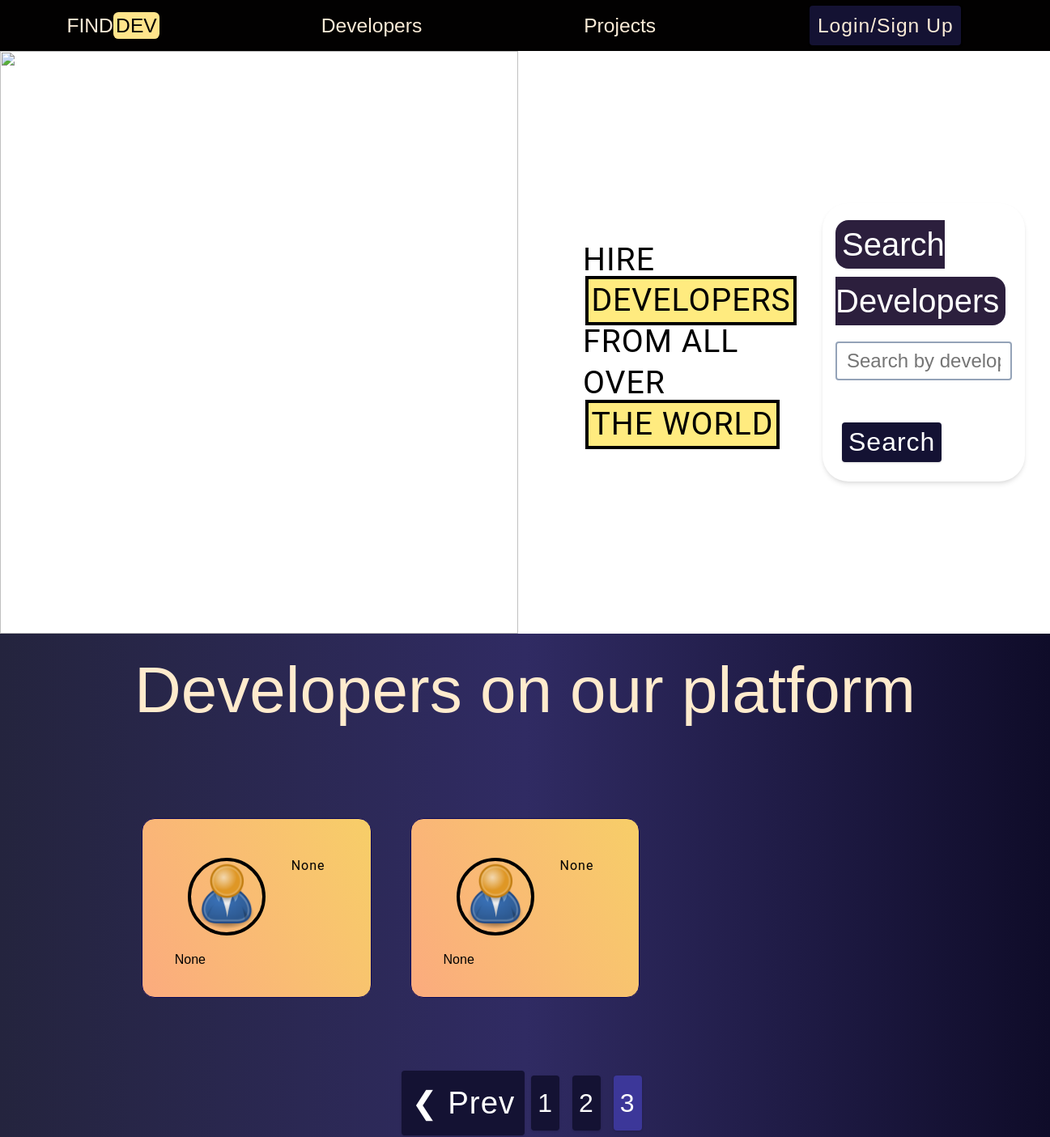
The app's page /?page=3, older data.
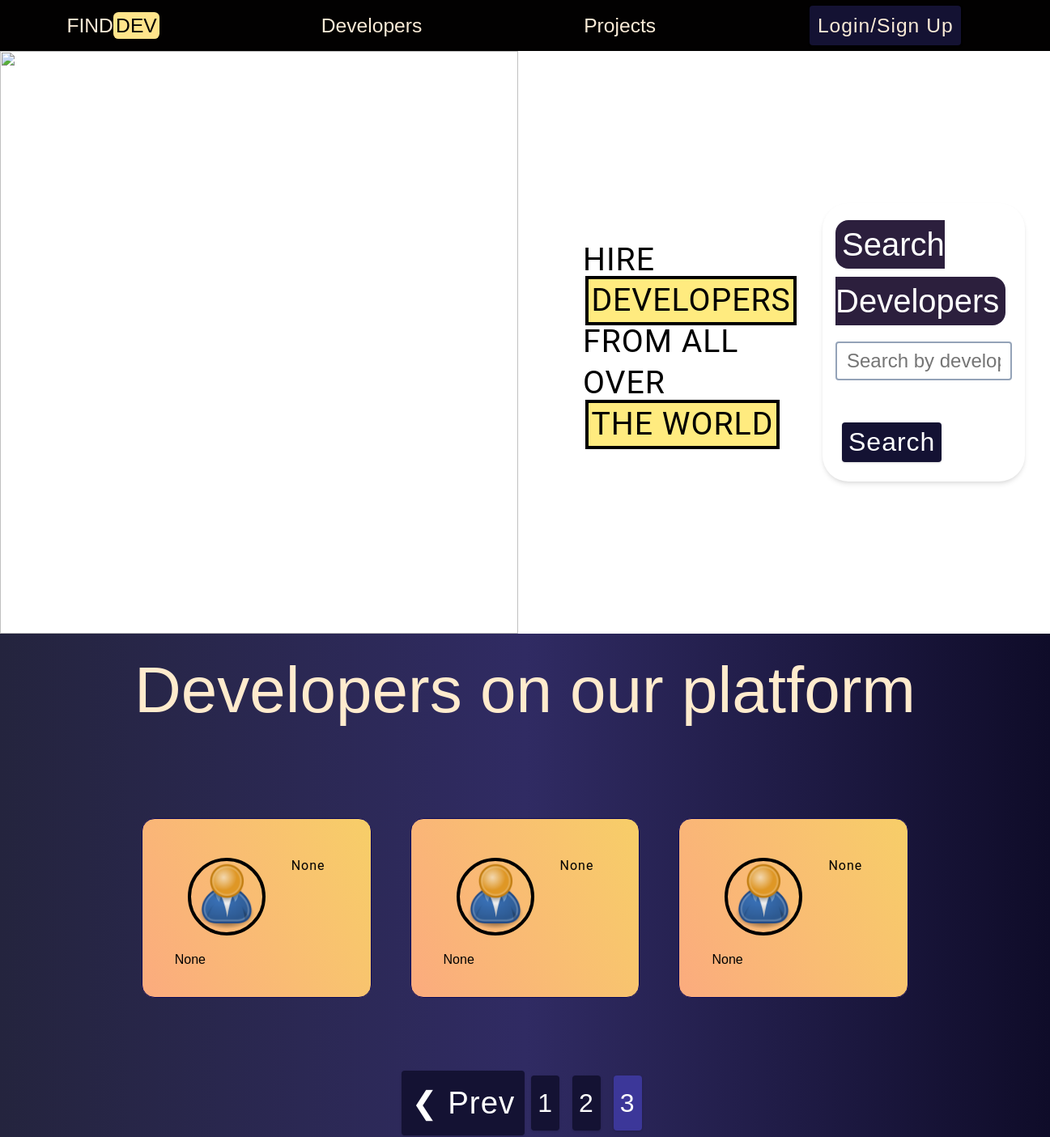
The same page, newer data.
### users/models.py (models this page shows, shortened)
class Profile(models.Model):
    user = models.OneToOneField(
        User, on_delete=models.CASCADE, null=True, blank=True)
    name = models.CharField(max_length=200, blank=True, null=True)
    email = models.EmailField(max_length=500, blank=True, null=True)
    username = models.CharField(max_length=200, blank=True, null=True)
    location = models.CharField(max_length=200, blank=True, null=True)
    short_intro = models.CharField(max_length=200, blank=True, null=True)
    bio = models.TextField(blank=True, null=True)
    profile_image = models.ImageField(
        null=True, blank=False, upload_to='profiles/', default="profiles/user-default.png")
    social_github = models.CharField(max_length=200, blank=True, null=True)
    social_twitter = models.CharField(max_length=200, blank=True, null=True)
    social_linkedin = models.CharField(max_length=200, blank=True, null=True)
    social_youtube = models.CharField(max_length=200, blank=True, null=True)
    social_website = models.CharField(max_length=200, blank=True, null=True)
    created = models.DateTimeField(auto_now_add=True)
    age=models.IntegerField(null=True,blank=True)
    highest_degree=models.CharField(max_length=100,blank=True,null=True)
    id = models.UUIDField(default=uuid.uuid4, unique=True,
                          primary_key=True, editable=False)
    class Meta:
        ordering = ['created']
    @property
    def imageURL(self):
        try:
            url = self.profile_image.url
        except:
            url = ''
        return url

### users/views.py (the view)
# urls.py: path('', views.profiles, name="profiles"),
def profiles(request):
    profiles, search_query = searchProfiles(request)
    custom_range, profiles = paginateProfiles(request, profiles, 3)
    context = {'profiles': profiles, 'search_query': search_query,
               'custom_range': custom_range}
    return render(request, 'users/profiles.html', context)

### users/utils.py (called while the page is built)
def paginateProfiles(request, profiles, results):
    page = request.GET.get('page')
    paginator = Paginator(profiles, results)
    try:
        profiles = paginator.page(page)
    except PageNotAnInteger:
        page = 1
        profiles = paginator.page(page)
    except EmptyPage:
        page = paginator.num_pages
        profiles = paginator.page(page)
    leftIndex = (int(page) - 4)
    if leftIndex < 1:
        leftIndex = 1
    rightIndex = (int(page) + 5)
    if rightIndex > paginator.num_pages:
        rightIndex = paginator.num_pages + 1
    custom_range = range(leftIndex, rightIndex)
    return custom_range, profiles

def searchProfiles(request):
    search_query = ''
    if request.GET.get('search_query'):
        search_query = request.GET.get('search_query')
    skills = Skill.objects.filter(name__icontains=search_query)
    profiles = Profile.objects.distinct().filter(
        Q(name__icontains=search_query) |
        Q(short_intro__icontains=search_query) |
        Q(skill__in=skills)
    )
    return profiles, search_query

### users/templates/users/profiles.html (shortened to what this page needs)
{% extends 'main.html' %} {% load static %} {% block content %}
<main class="home">
  <section class="hero-section">
    <div class="container">
      <div class="img-container-hero">
        <img src="{% static 'images/logo.gif' %}" alt="" />
      </div>
      <div class="hero-section__box">
        <h2>HIRE<br /><span class="dev-span">DEVELOPERS</span></h2>
        <h2>FROM ALL OVER <br /><span class="dev-span">THE WORLD</span></h2>
      </div>
      <div class="hero-section__search">
        <form id="searchForm" class="form-n form-n-mobile" action="{% url 'profiles' %}#scrollhere" method="get">
          <div class="form-row">
            <label for="formInput#search" class="hero-form-label">Search Developers
            </label>
            <input class="form-input input--text" id="formInput#search" type="text" name="search_query"
              value="{{search_query}}" placeholder="Search by developer name" />
          </div>
          <input class="btn--lg" type="submit" value="Search" />
        </form>
      </div>
    </div>
  </section>
  <section class="devlist" id="scrollhere">
    <p class="devlist-heading">Developers on our platform</p>
    <div class="profiles-container">
      <div class="profiles-main-container">
        {% for profile in profiles %}
        <div class="card">
          <div class="card__dev">
            <a href="{% url 'user-profile' profile.id %}" class="card__body">
              <div class="dev__profile">
                <img class="avatar avatar--md" src="{{ profile.imageURL }}" alt="image" />
                <div class="dev__meta">
                  <h5>{{profile.short_intro|slice:"60"}}</h5>
                </div>
              </div>
              <p class="dev__info">{{profile.bio|slice:"150"}}</p>
            </a>
          </div>
        </div>
        {% endfor %}
      </div>
    </div>
  </section>
  {% include 'pagination.html' with queryset=profiles custom_range=custom_range%}
</main>
{% endblock content %}

### templates/main.html (shortened to what this page needs)
<!DOCTYPE html>
{% load static %}
<html>
  <head>
    <link
      rel="stylesheet"
      href="https://cdn.iconmonstr.com/1.3.0/css/iconmonstr-iconic-font.min.css"
    />
    <link rel="stylesheet" href="{% static 'styles/main.css' %}" />
  </head>
  <body>
    {% include 'navbar.html' %}  {% block content %} {% endblock content %}
  </body>
</html>

### templates/navbar.html (shortened to what this page needs)
<header id="header">
  <nav id="header__main-nav">
    <ul class="header__main-nav--links">
      <li class="header__menu__item logo">
        <a href="{% url 'profiles' %}">FIND<span class="logo__span">DEV</span> </a>
      </li>
      <li class="header__menu__item">
        <a href="{% url 'profiles' %}">Developers</a>
      </li>
      <li class="header__menu__item">
        <a href="{% url 'projects' %}">Projects</a>
      </li>
      {% if request.user.is_authenticated %}
      <li class="header__menu__item">
        <a href="{% url 'inbox' %}">Inbox</a>
      </li>
      <li class="header__menu__item">
        <a href="{% url 'account' %}">Account</a>
      </li>
      <li class="header__menu__item">
        <a href="{% url 'logout' %}" class="btn btn--sub">Logout</a>
      </li>
      {% else %}
      <li class="header__menu__item">
        <a href="{% url 'login' %}" class="btn btn--sub">Login/Sign Up</a>
      </li>
      {% endif %}
    </ul>
  </nav>
</header>

### templates/pagination.html (shortened to what this page needs)
{% if queryset.has_other_pages %}
<div class="pagination">
    <ul class="container">
        {% if queryset.has_previous %}
        <li><a href="?page={{queryset.previous_page_number}}#scrollhere" class="btn"
                data-page="{{queryset.previous_page_number}}">&#10094; Prev</a></li>
        {% endif %}
        {% for page in custom_range %}
        {% if page == queryset.number%}
        <li><a href="?page={{page}}#scrollhere" class="btn btn--lg btn-active" data-page="{{page}}">{{page}}</a></li>
        {% else %}
        <li><a href="?page={{page}}#scrollhere" class="btn btn--lg " data-page="{{page}}">{{page}}</a></li>
        {% endif %}
        {% endfor %}
    </ul>
</div>
{% endif %}

### static/styles/main.css (style rules this page uses)
html { font-size: 100%; }
:root { --primary-100: #e2e0ff; --primary-200: #c1beff; --primary-300: #a29dff; --primary-400: #837dff; --primary-500: #645cff; --grey-50: #f8fafc; --grey-100: #f1f5f9; --grey-200: #e2e8f0; --grey-300: #cbd5e1; --grey-400: #94a3b8; --black: #222; --white: #fff; --red-light: #f8d7da; --red-dark: #842029; --green-light: #d1e7dd; --green-dark: #0f5132; --color-success: #359e64; --color-success-bg: #def8e8; --color-error: #fc4b0b; --color-error-bg: #fff2ee; --headingFont: "Roboto", sans-serif; --bodyFont: "Nunito", sans-serif; --small-text: 0.875rem; --extra-small-text: 0.7em; --backgroundColor: var(--grey-50); --textColor: var(--grey-900); --borderRadius: 0.25rem; --letterSpacing: 1px; --transition: 0.3s ease-in-out all; --max-width: 1120px; --fixed-width: 600px; --shadow-1: 0 1px 3px 0 rgba(0, 0, 0, 0.1), 0 1px 2px 0 rgba(0, 0, 0, 0.06); --shadow-2: 0 4px 6px -1px rgba(0, 0, 0, 0.1), 0 2px 4px -1px rgba(0, 0, 0, 0.06); --shadow-3: 0 10px 15px -3px rgba(0, 0, 0, 0.1), 0 4px 6px -2px rgba(0, 0, 0, 0.05); --shadow-4: 0 20px 25px -5px rgba(0, 0, 0, 0.1), 0 10px 10px -5px rgba(0, 0, 0, 0.04); --generic-transition: all 0.3s ease-in-out; --generic-shadow: 1px 1px 5px #00000010; }
body { background: var(--backgroundColor); font-family: var(--bodyFont); font-weight: 400; line-height: 1.75; background: #0f0c29; background: -webkit-linear-gradient( to right, #24243e, #302b63, #0f0c29 ); background: linear-gradient( to right, #24243e, #302b63, #0f0c29 ); }
h1, h2, h3, h4, h5 { font-family: var(--headingFont); font-weight: 400; line-height: 1.3; text-transform: capitalize; letter-spacing: var(--letterSpacing); }
h2 { font-size: 2.45rem; }
h5 { font-size: 1rem; }
a { text-decoration: none; color: #000000; }
ul { list-style-type: none; padding: 0; }
img { width: 100%; display: block; object-fit: cover; }
.btn { cursor: pointer; color: var(--white); background: #141233; border: transparent; border-radius: var(--borderRadius); letter-spacing: var(--letterSpacing); padding: 0.375rem 0.75rem; box-shadow: var(--shadow-1); transition: var(--transition); text-transform: capitalize; display: inline-block; }
.btn--lg { font-size: 2rem; cursor: pointer; color: var(--white); background: #141233; border: transparent; border-radius: var(--borderRadius); letter-spacing: var(--letterSpacing); padding: 0.375rem 0.5rem; box-shadow: var(--shadow-1); transition: var(--transition); text-transform: capitalize; display: inline-block; margin: 0.5rem; }
.btn--sub { color: rgb(255, 244, 244); }
.btn-active { background: #3c3799; }
.form-n { width: 90%; max-width: var(--fixed-width); background: var(--white); border-radius: var(--borderRadius); box-shadow: var(--shadow-2); margin: 3rem 1rem; padding: 1.5rem; border-radius: 2rem; }
.form-n-mobile { max-width: var(--fixed-width); background: var(--white); border-radius: var(--borderRadius); box-shadow: var(--shadow-2); margin: 2rem 0.8rem; padding: 1rem; border-radius: 2rem; }
.form-input, .form-textarea { width: 100%; font-size: 1.5rem; margin-bottom: 1.5rem; padding: 0.5rem 0.75rem; border-radius: var(--borderRadius); background-color: #fbac7e00; border: 2px solid var(--grey-400); }
.form-row { margin-bottom: 1rem; }
* { scrollbar-width: thin; scrollbar-color: rgb(0, 0, 70) rgb(0, 174, 255); }

### static/styles/navbar.css (style rules this page uses)
header#header { background: #020101; height: calc(3vw + 3vh); color: white; width: 100%; }
nav#header__main-nav { height: 100%; }
ul.header__main-nav--links { width: 100%; height: 100%; display: flex; justify-content: space-around; align-items: center; }
ul.header__main-nav--links li { padding-right: 3vw; }
ul.header__main-nav--links li a { position: relative; color: antiquewhite; padding: 0.2rem 0.6rem; font-size: calc(1rem + 0.66667vw); }
ul.header__main-nav--links li a:link::before, ul.header__main-nav--links li a:visited::before, ul.header__main-nav--links li a:link::after, ul.header__main-nav--links li a:visited::after { content: ""; position: absolute; left: 0; top: 100%; width: 100%; height: 0.25rem; background: #c6ffdd; background: -webkit-linear-gradient( to right, #f7797d, #fbd786, #c6ffdd ); background: linear-gradient( to right, #f7797d, #fbd786, #c6ffdd ); transform: scaleX(0); transition: transform 0.6s cubic-bezier(1, 0, 0, 1); }
.logo { text-align: center; padding: 2px; }
.logo__span { background-color: rgb(255, 228, 139); color: #020101; padding: 0.2rem; border-radius: 0.4rem; }

### static/styles/single-project.css (style rules this page uses)
.avatar--md { width: 5rem; height: 5rem; margin: 1rem; }

### static/styles/projects.css (style rules this page uses)
.hero-section__box { grid-area: title; }

Row changes from the older to the newer data that the page shows:
added Profile: imageURL (placeholder picture), short_intro "None", bio "None"
